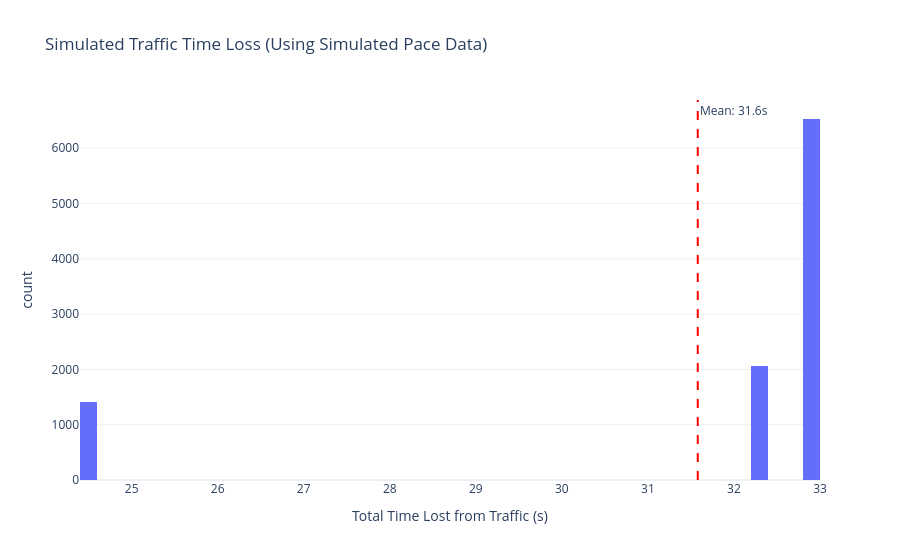

Notebook code cell kept with this figure:
### Code cell
# --- Enhanced Monte Carlo Simulation for Traffic Loss ---
num_simulations = 10000
traffic_loss_results = []

# Assume the car ahead is on a consistent pace. Let's use an average of the two-stopper's pace as reference.
# A more complex model could simulate a specific competitor's strategy.
reference_pace = np.mean(ts_lap_times) 

for _ in range(num_simulations):
    total_traffic_loss = 0
    
    # Simulate traffic after each pit stop for the two-stopper
    for rejoin_lap, cars_to_pass in [(ts_pit_laps[0], 3), (ts_pit_laps[1], 5)]:
        rejoin_lap_index = rejoin_lap # Lap number when rejoining
        for car in range(cars_to_pass):
            # Initial gap after pit stop (x seconds behind)
            gap_to_car_ahead = 3.0
            overtaken = False
            laps_spent = 0
            
            while not overtaken and rejoin_lap_index < total_laps:
                # Get our car's pace advantage on THIS specific lap
                # Our fresh tyre pace vs. reference pace of car ahead
                our_pace = ts_lap_times[rejoin_lap_index] # Our predicted lap time
                pace_delta = reference_pace - our_pace # Positive means we are faster
                
                # Check if we are in DRS range to attempt an overtake
                if gap_to_car_ahead <= DRS_thres:
                    prob = get_overtake_probability(gap_to_car_ahead)
                    if np.random.random() < prob:
                        total_traffic_loss += overtake_penalty
                        overtaken = True
                    else:
                        total_traffic_loss += dirty_air_loss
                else:
                    total_traffic_loss += dirty_air_loss

                # Close the gap for the next lap based on our real pace advantage
                gap_to_car_ahead += pace_delta 
                gap_to_car_ahead = max(0.1, gap_to_car_ahead) # Keep it positive
                
                rejoin_lap_index += 1
                laps_spent += 1
                # Break if it's taking too long (e.g., > 10 laps per car)
                if laps_spent > 15:
                    # print("Gave up overtake")
                    break

    traffic_loss_results.append(total_traffic_loss)

expected_traffic_loss = np.mean(traffic_loss_results)
print(f"Expected Traffic Loss for Two-Stop: {expected_traffic_loss:.3f}s")

# Plot the distribution
fig_traffic = px.histogram(x=traffic_loss_results, nbins=50,
                          title='Simulated Traffic Time Loss (Using Simulated Pace Data)',
                          labels={'x': 'Total Time Lost from Traffic (s)', 'y': 'Count'})
fig_traffic.add_vline(x=expected_traffic_loss, line_dash="dash", line_color="red",
                     annotation_text=f"Mean: {expected_traffic_loss:.1f}s")
fig_traffic.show()

### Figure 1 — Plotly figure (JSON) as saved in the notebook; plotly's stock layout.template omitted (floating-point values rounded to 4 significant figures; data arrays with more than 128 entries replaced by an {"elided": "..."} marker saying what was removed)
{"data": [{"alignmentgroup": "True", "bingroup": "x", "hovertemplate": "Total Time Lost from Traffic (s)=%{x}<br>count=%{y}<extra></extra>", "legendgroup": "", "marker": {"color": "#636efa", "pattern": {"shape": ""}}, "name": "", "nbinsx": 50, "offsetgroup": "", "orientation": "v", "showlegend": false, "type": "histogram", "x": {"elided": "10000 float values"}, "xaxis": "x", "yaxis": "y"}], "layout": {"annotations": [{"showarrow": false, "text": "Mean: 31.6s", "x": 31.58, "xanchor": "left", "xref": "x", "y": 1, "yanchor": "top", "yref": "y domain"}], "autosize": true, "barmode": "relative", "legend": {"tracegroupgap": 0}, "shapes": [{"line": {"color": "red", "dash": "dash"}, "type": "line", "x0": 31.58, "x1": 31.58, "xref": "x", "y0": 0, "y1": 1, "yref": "y domain"}], "title": {"text": "Simulated Traffic Time Loss (Using Simulated Pace Data)"}, "xaxis": {"anchor": "y", "autorange": true, "domain": [0, 1], "range": [24.4, 33], "title": {"text": "Total Time Lost from Traffic (s)"}, "type": "linear"}, "yaxis": {"anchor": "x", "autorange": true, "domain": [0, 1], "range": [0, 6872.0], "title": {"text": "count"}}}}
